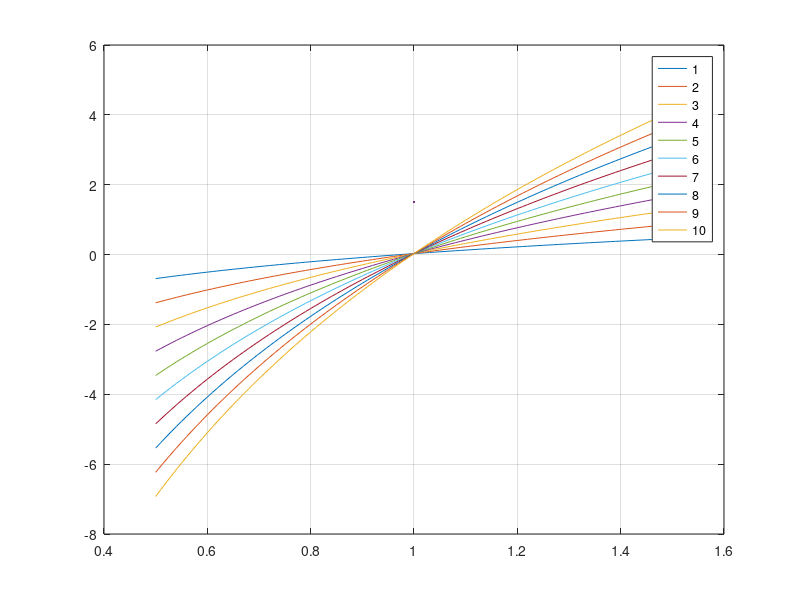

Write the MATLAB code that produced this figure.
clc; clear;
alpha=(1:1:10)';
x=0.5:0.01:1.5;
y= sin(log(sqrt( 1 + ( 1 - exp( -abs(x) ) ).^2))) .^2 + alpha*log(x);

plot(x, y, LineWidth=1.5);
legend("1", "2", "3", "4", "5", "6", "7", "8", "9", "10");
grid on;

